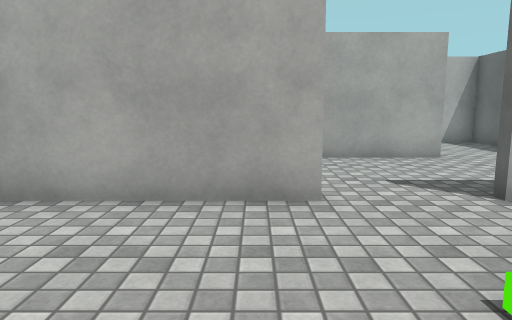
[1] (above)

14 first-person views from a walk through a 3-D level made in the Unity game engine. The camera is 1.2 m above the floor, tilts 8° down and sees 70° across. The floor is counted in squares, 1 m on a side. Each view is taken from the middle of a square. On the plan, view 1 faces up. The plan holds only what a view shows up to about 15 squares ahead; the rest is blank. Surface patterns are stand-ins for the level's own textures.

[2]
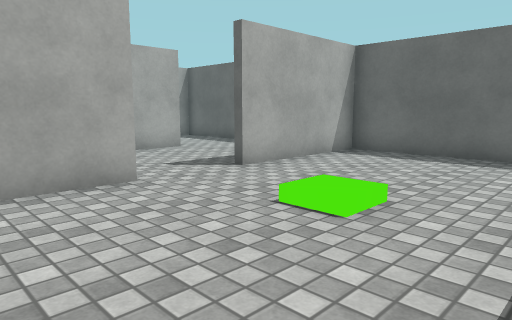

[3]
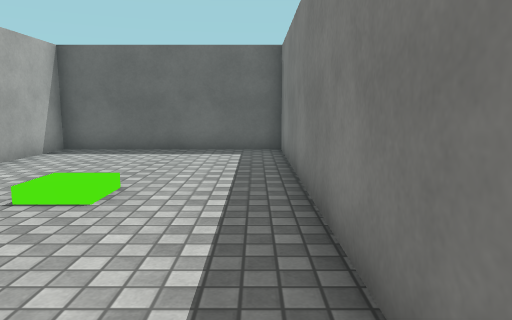

[4]
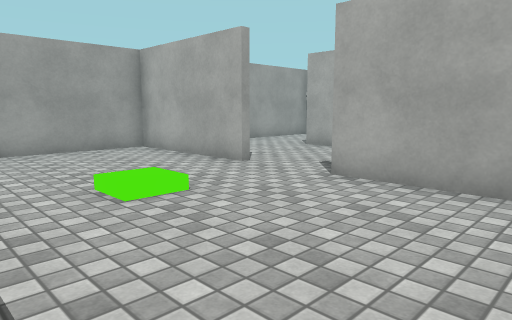

[5]
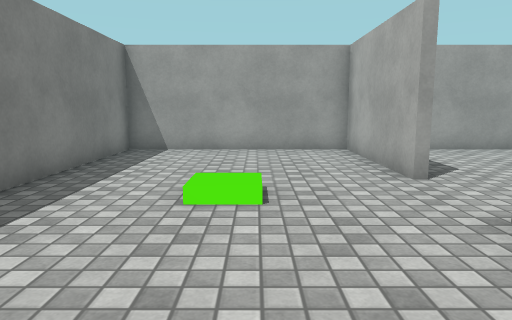

[6]
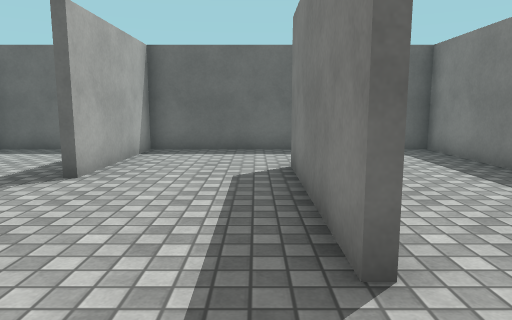

[7]
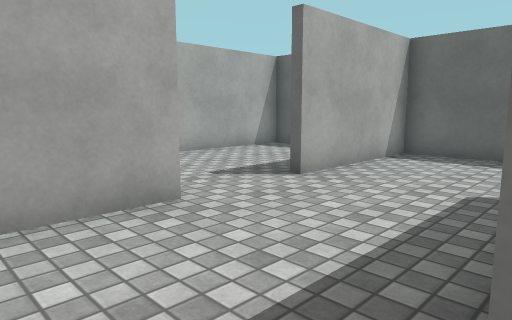

[8]
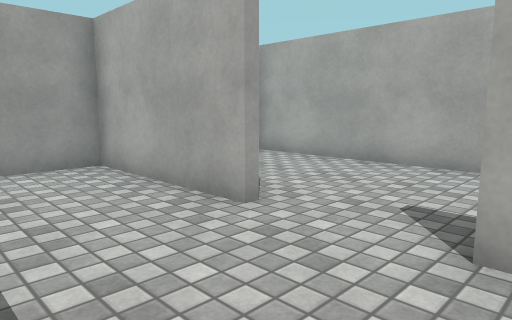

[9]
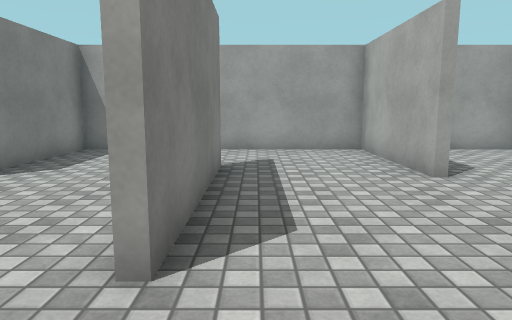

[10]
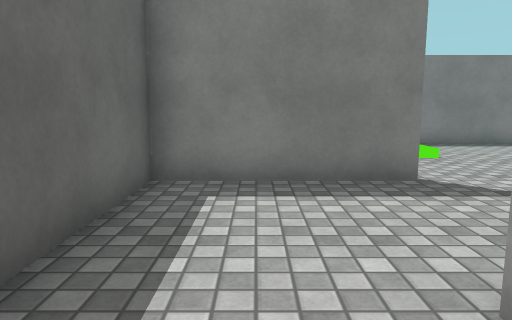

[11]
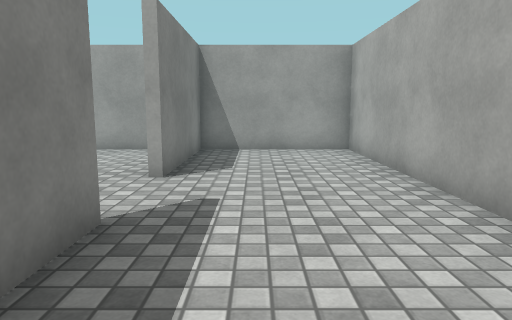

[12]
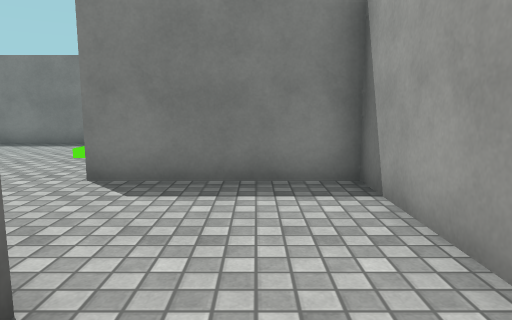

[13]
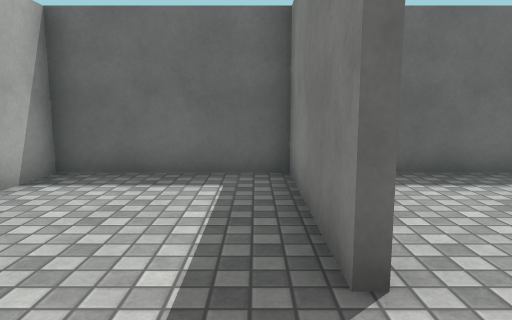

[14]
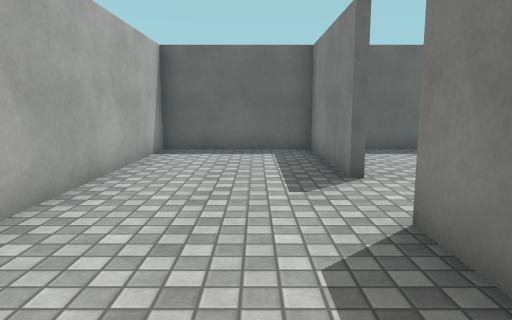

### Floor plan
Points are (right, up) in squares from view 1. A wall is a line through its corners. A room is listed if a view was taken in it or the views show most of it. See-through windows are left out.
Room 1 (views 1, 2, 3, 4, 5, 6, 7, 8, 9, 10, 11, 12, 13, 14)
walls: (4.6, 9) (-0.6, 9); (-0.6, 9.3) (4.6, 9.3); (3.2, 4.9) (7.8, 4.9) (7.8, 13.1) (3.2, 13.1); (0.9, 4.7) (-3.7, 4.7) (-3.7, -1.7) (7.8, -1.7) (7.8, 4.7) (3.2, 4.7); (0.8, 13.1) (-3.7, 13.1) (-3.7, 4.9) (0.9, 4.9); (3.2, 13.4) (7.8, 13.4) (7.8, 17.7) (-3.7, 17.7) (-3.7, 13.4) (0.8, 13.4)
objects: other object (2, 1) to (2, 2)

Where each view was taken, in squares from view 1:
view 1: 0 up, 0 right, facing up
view 2: 1 down, 2 left, facing up-right
view 3: 1 down, 3 left, facing right
view 4: 1 down, 7 right, facing up-left
view 5: 2 up, 7 right, facing left
view 6: 10 up, 3 left, facing right
view 7: 9 up, 2 left, facing up-right
view 8: 10 up, 4 right, facing up-left
view 9: 10 up, 7 right, facing left
view 10: 11 up, 6 right, facing down
view 11: 15 up, 7 right, facing left
view 12: 11 up, 2 left, facing down
view 13: 14 up, 1 right, facing right
view 14: 15 up, 3 left, facing right
